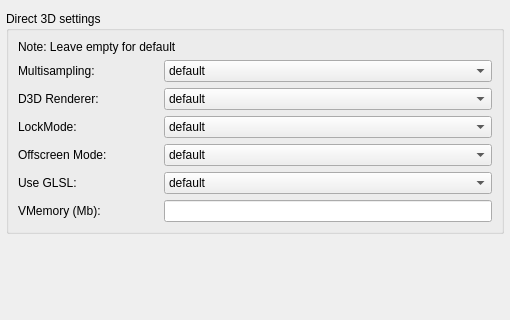
           <widget class="QWidget" name="widgetCreateFakeDrive2" native="true">
            <property name="geometry">
             <rect>
              <x>-1</x>
              <y>0</y>
              <width>510</width>
              <height>320</height>
             </rect>
            </property>
            <property name="autoFillBackground">
             <bool>true</bool>
            </property>
            <layout class="QGridLayout" name="gridLayout">
             <property name="leftMargin">
              <number>6</number>
             </property>
             <property name="rightMargin">
              <number>6</number>
             </property>
             <item row="0" column="0">
              <widget class="QGroupBox" name="groupBox_12">
               <property name="autoFillBackground">
                <bool>false</bool>
               </property>
               <property name="title">
                <string>Direct 3D settings</string>
               </property>
               <layout class="QVBoxLayout" name="verticalLayout_4">
                <item>
                 <widget class="QLabel" name="label_38">
                  <property name="text">
                   <string>Note: Leave empty for default</string>
                  </property>
                 </widget>
                </item>
                <item>
                 <widget class="QWidget" name="widget_40" native="true">
                  <layout class="QHBoxLayout" name="_43">
                   <property name="margin">
                    <number>0</number>
                   </property>
                   <item>
                    <widget class="QLabel" name="label_43">
                     <property name="minimumSize">
                      <size>
                       <width>140</width>
                       <height>0</height>
                      </size>
                     </property>
                     <property name="maximumSize">
                      <size>
                       <width>140</width>
                       <height>16777215</height>
                      </size>
                     </property>
                     <property name="text">
                      <string>Multisampling:</string>
                     </property>
                    </widget>
                   </item>
                   <item>
                    <widget class="QComboBox" name="comboFakeD3D_Multi">
                     <item>
                      <property name="text">
                       <string>default</string>
                      </property>
                     </item>
                     <item>
                      <property name="text">
                       <string>enabled</string>
                      </property>
                     </item>
                     <item>
                      <property name="text">
                       <string>disabled</string>
                      </property>
                     </item>
                    </widget>
                   </item>
                  </layout>
                 </widget>
                </item>
                <item>
                 <widget class="QWidget" name="widget_41" native="true">
                  <layout class="QHBoxLayout" name="_44">
                   <property name="margin">
                    <number>0</number>
                   </property>
                   <item>
                    <widget class="QLabel" name="label_44">
                     <property name="minimumSize">
                      <size>
                       <width>140</width>
                       <height>0</height>
                      </size>
                     </property>
                     <property name="maximumSize">
                      <size>
                       <width>140</width>
                       <height>16777215</height>
                      </size>
                     </property>
                     <property name="text">
                      <string>D3D Renderer:</string>
                     </property>
                    </widget>
                   </item>
                   <item>
                    <widget class="QComboBox" name="comboFakeD3D_Render">
                     <item>
                      <property name="text">
                       <string>default</string>
                      </property>
                     </item>
                     <item>
                      <property name="text">
                       <string>gdi</string>
                      </property>
                     </item>
                     <item>
                      <property name="text">
                       <string>opengl</string>
                      </property>
                     </item>
                    </widget>
                   </item>
                  </layout>
                 </widget>
                </item>
                <item>
                 <widget class="QWidget" name="widget_42" native="true">
                  <layout class="QHBoxLayout" name="_45">
                   <property name="margin">
                    <number>0</number>
                   </property>
                   <item>
                    <widget class="QLabel" name="label_45">
                     <property name="minimumSize">
                      <size>
                       <width>140</width>
                       <height>0</height>
                      </size>
                     </property>
                     <property name="maximumSize">
                      <size>
                       <width>140</width>
                       <height>16777215</height>
                      </size>
                     </property>
                     <property name="text">
                      <string>LockMode:</string>
                     </property>
                    </widget>
                   </item>
                   <item>
                    <widget class="QComboBox" name="comboFakeD3D_LMode">
                     <item>
                      <property name="text">
                       <string>default</string>
                      </property>
                     </item>
                     <item>
                      <property name="text">
                       <string>disabled</string>
                      </property>
                     </item>
                     <item>
                      <property name="text">
                       <string>readdraw</string>
                      </property>
                     </item>
                     <item>
                      <property name="text">
                       <string>readtex</string>
                      </property>
                     </item>
                     <item>
                      <property name="text">
                       <string>texdraw</string>
                      </property>
                     </item>
                     <item>
                      <property name="text">
                       <string>textex</string>
                      </property>
                     </item>
                    </widget>
                   </item>
                  </layout>
                 </widget>
                </item>
                <item>
                 <widget class="QWidget" name="widget_43" native="true">
                  <layout class="QHBoxLayout" name="_46">
                   <property name="margin">
                    <number>0</number>
                   </property>
                   <item>
                    <widget class="QLabel" name="label_46">
                     <property name="minimumSize">
                      <size>
                       <width>140</width>
                       <height>0</height>
                      </size>
                     </property>
                     <property name="maximumSize">
                      <size>
                       <width>140</width>
                       <height>16777215</height>
                      </size>
                     </property>
                     <property name="text">
                      <string>Offscreen Mode:</string>
                     </property>
                    </widget>
                   </item>
                   <item>
                    <widget class="QComboBox" name="comboFakeD3D_Offscreen">
                     <item>
                      <property name="text">
                       <string>default</string>
                      </property>
                     </item>
                     <item>
                      <property name="text">
                       <string>backbuffer</string>
                      </property>
                     </item>
                     <item>
                      <property name="text">
                       <string>pbuffer</string>
                      </property>
                     </item>
                     <item>
                      <property name="text">
                       <string>fbo</string>
                      </property>
                     </item>
                    </widget>
                   </item>
                  </layout>
                 </widget>
                </item>
                <item>
                 <widget class="QWidget" name="widget_44" native="true">
                  <layout class="QHBoxLayout" name="_47">
                   <property name="margin">
                    <number>0</number>
                   </property>
                   <item>
                    <widget class="QLabel" name="label_47">
                     <property name="minimumSize">
                      <size>
                       <width>140</width>
                       <height>0</height>
                      </size>
                     </property>
                     <property name="maximumSize">
                      <size>
                       <width>140</width>
                       <height>16777215</height>
                      </size>
                     </property>
                     <property name="text">
                      <string>Use GLSL:</string>
                     </property>
                    </widget>
                   </item>
                   <item>
                    <widget class="QComboBox" name="comboFakeD3D_GLSL">
                     <item>
                      <property name="text">
                       <string>default</string>
                      </property>
                     </item>
                     <item>
                      <property name="text">
                       <string>enabled</string>
                      </property>
                     </item>
                     <item>
                      <property name="text">
                       <string>disabled</string>
                      </property>
                     </item>
                    </widget>
                   </item>
                  </layout>
                 </widget>
                </item>
                <item>
                 <widget class="QWidget" name="widget_38" native="true">
                  <layout class="QHBoxLayout" name="_48">
                   <property name="margin">
                    <number>0</number>
                   </property>
                   <item>
                    <widget class="QLabel" name="label_40">
                     <property name="minimumSize">
                      <size>
                       <width>140</width>
                       <height>0</height>
                      </size>
                     </property>
                     <property name="maximumSize">
                      <size>
                       <width>140</width>
                       <height>16777215</height>
                      </size>
                     </property>
                     <property name="text">
                      <string>VMemory (Mb):</string>
                     </property>
                    </widget>
                   </item>
                   <item>
                    <widget class="QLineEdit" name="txtFakeD3D_VMem">
                     <property name="enabled">
                      <bool>true</bool>
                     </property>
                     <property name="inputMask">
                      <string notr="true"/>
                     </property>
                    </widget>
                   </item>
                  </layout>
                 </widget>
                </item>
               </layout>
              </widget>
             </item>
             <item row="1" column="0">
              <spacer>
               <property name="orientation">
                <enum>Qt::Vertical</enum>
               </property>
               <property name="sizeHint" stdset="0">
                <size>
                 <width>470</width>
                 <height>33</height>
                </size>
               </property>
              </spacer>
             </item>
            </layout>
           </widget>
